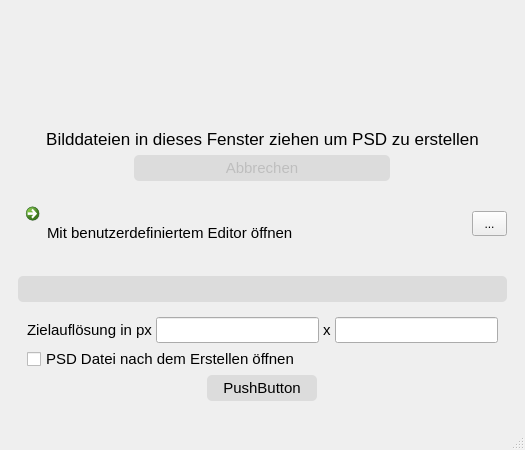
<?xml version="1.0" encoding="UTF-8"?>
<ui version="4.0">
 <class>MainWindow</class>
 <widget class="QMainWindow" name="MainWindow">
  <property name="geometry">
   <rect>
    <x>0</x>
    <y>0</y>
    <width>525</width>
    <height>450</height>
   </rect>
  </property>
  <property name="windowTitle">
   <string>MainWindow</string>
  </property>
  <property name="windowIcon">
   <iconset resource="tieflader_res.qrc">
    <normaloff>:/main/res/tieflader_icon.png</normaloff>:/main/res/tieflader_icon.png</iconset>
  </property>
  <property name="styleSheet">
   <string notr="true">QLabel, QPushButton, QCheckBox, QLineEdit {font-family: &quot;Segoe UI&quot;, &quot;Helvetica&quot;, &quot;Helvetica Neue&quot;; font-size: 15px;}
QPushButton {background: rgb(220, 220, 220); border-radius: 5px; padding: 4px 16px;}
QPushButton::hover {background: rgb(36, 104, 83);}
QCommandLinkButton {background: none;}
QCommandLinkButton::hover {background: rgb(210, 210, 210);}</string>
  </property>
  <widget class="QWidget" name="centralwidget">
   <layout class="QVBoxLayout" name="verticalLayout_3">
    <item>
     <widget class="QWidget" name="topWidget" native="true">
      <property name="sizePolicy">
       <sizepolicy hsizetype="Preferred" vsizetype="Preferred">
        <horstretch>0</horstretch>
        <verstretch>20</verstretch>
       </sizepolicy>
      </property>
      <layout class="QHBoxLayout" name="horizontalLayout">
       <item>
        <widget class="QLabel" name="dropLabel">
         <property name="maximumSize">
          <size>
           <width>512</width>
           <height>512</height>
          </size>
         </property>
         <property name="text">
          <string/>
         </property>
         <property name="pixmap">
          <pixmap resource="tieflader_res.qrc">:/main/res/save_alt.png</pixmap>
         </property>
         <property name="alignment">
          <set>Qt::AlignCenter</set>
         </property>
         <property name="margin">
          <number>10</number>
         </property>
        </widget>
       </item>
      </layout>
     </widget>
    </item>
    <item>
     <widget class="QLabel" name="appLabel">
      <property name="styleSheet">
       <string notr="true">font-size: 17px;</string>
      </property>
      <property name="text">
       <string>Bilddateien in dieses Fenster ziehen um PSD zu erstellen</string>
      </property>
      <property name="alignment">
       <set>Qt::AlignCenter</set>
      </property>
      <property name="wordWrap">
       <bool>true</bool>
      </property>
     </widget>
    </item>
    <item>
     <widget class="QWidget" name="bottomWidget" native="true">
      <property name="sizePolicy">
       <sizepolicy hsizetype="Preferred" vsizetype="Preferred">
        <horstretch>0</horstretch>
        <verstretch>1</verstretch>
       </sizepolicy>
      </property>
      <layout class="QVBoxLayout" name="verticalLayout">
       <property name="spacing">
        <number>0</number>
       </property>
       <property name="leftMargin">
        <number>0</number>
       </property>
       <property name="topMargin">
        <number>0</number>
       </property>
       <property name="rightMargin">
        <number>0</number>
       </property>
       <property name="bottomMargin">
        <number>0</number>
       </property>
       <item>
        <layout class="QHBoxLayout" name="cancelBtnLayout">
         <property name="spacing">
          <number>0</number>
         </property>
         <item>
          <widget class="QPushButton" name="cancelBtn">
           <property name="enabled">
            <bool>false</bool>
           </property>
           <property name="maximumSize">
            <size>
             <width>256</width>
             <height>16777215</height>
            </size>
           </property>
           <property name="text">
            <string>Abbrechen</string>
           </property>
          </widget>
         </item>
        </layout>
       </item>
      </layout>
     </widget>
    </item>
    <item>
     <widget class="QWidget" name="lastFileWidget" native="true">
      <layout class="QHBoxLayout" name="horizontalLayout_2">
       <item>
        <widget class="QCommandLinkButton" name="lastFileBtn">
         <property name="text">
          <string>&lt;Keine zuletzt verwendete Datei&gt;</string>
         </property>
         <property name="icon">
          <iconset resource="tieflader_res.qrc">
           <normaloff>:/main/res/img.png</normaloff>:/main/res/img.png</iconset>
         </property>
         <property name="description">
          <string>Mit benutzerdefiniertem Editor öffnen</string>
         </property>
        </widget>
       </item>
       <item>
        <widget class="QToolButton" name="lastFileFolderBtn">
         <property name="minimumSize">
          <size>
           <width>35</width>
           <height>25</height>
          </size>
         </property>
         <property name="text">
          <string>...</string>
         </property>
         <property name="icon">
          <iconset resource="tieflader_res.qrc">
           <normaloff>:/main/res/folder.png</normaloff>:/main/res/folder.png</iconset>
         </property>
        </widget>
       </item>
      </layout>
     </widget>
    </item>
    <item>
     <widget class="QWidget" name="expand_widget" native="true">
      <property name="sizePolicy">
       <sizepolicy hsizetype="Preferred" vsizetype="Minimum">
        <horstretch>0</horstretch>
        <verstretch>0</verstretch>
       </sizepolicy>
      </property>
      <layout class="QVBoxLayout" name="verticalLayout_2">
       <item>
        <widget class="QPushButton" name="res_btn">
         <property name="text">
          <string/>
         </property>
         <property name="icon">
          <iconset resource="tieflader_res.qrc">
           <normaloff>:/main/res/arrow_up.png</normaloff>
           <normalon>:/main/res/arrow.png</normalon>:/main/res/arrow_up.png</iconset>
         </property>
         <property name="checkable">
          <bool>true</bool>
         </property>
         <property name="checked">
          <bool>false</bool>
         </property>
         <property name="flat">
          <bool>true</bool>
         </property>
        </widget>
       </item>
       <item>
        <widget class="QWidget" name="res_widget" native="true">
         <layout class="QHBoxLayout" name="horizontalLayout_3">
          <item>
           <layout class="QVBoxLayout" name="res_vert_layout">
            <property name="spacing">
             <number>4</number>
            </property>
            <item>
             <layout class="QHBoxLayout" name="res_hori_layout">
              <property name="spacing">
               <number>4</number>
              </property>
              <item>
               <widget class="QLabel" name="res_label">
                <property name="text">
                 <string>Zielauflösung in px</string>
                </property>
               </widget>
              </item>
              <item>
               <widget class="QLineEdit" name="res_x_edit"/>
              </item>
              <item>
               <widget class="QLabel" name="res_x_label">
                <property name="text">
                 <string>x</string>
                </property>
               </widget>
              </item>
              <item>
               <widget class="QLineEdit" name="res_y_edit"/>
              </item>
             </layout>
            </item>
            <item>
             <widget class="QCheckBox" name="open_psd_box">
              <property name="text">
               <string>PSD Datei nach dem Erstellen öffnen</string>
              </property>
             </widget>
            </item>
            <item alignment="Qt::AlignHCenter|Qt::AlignVCenter">
             <widget class="QPushButton" name="adv_settings_btn">
              <property name="text">
               <string>PushButton</string>
              </property>
             </widget>
            </item>
           </layout>
          </item>
         </layout>
        </widget>
       </item>
      </layout>
     </widget>
    </item>
   </layout>
  </widget>
  <widget class="QMenuBar" name="menubar">
   <property name="geometry">
    <rect>
     <x>0</x>
     <y>0</y>
     <width>525</width>
     <height>18</height>
    </rect>
   </property>
  </widget>
  <widget class="QStatusBar" name="statusbar"/>
  <action name="actionCHeckable">
   <property name="checkable">
    <bool>true</bool>
   </property>
   <property name="icon">
    <iconset resource="tieflader_res.qrc">
     <normaloff>:/main/res/check_box_empty.png</normaloff>
     <normalon>:/main/res/check_box.png</normalon>:/main/res/check_box_empty.png</iconset>
   </property>
   <property name="text">
    <string>CHeckable</string>
   </property>
  </action>
 </widget>
 <resources>
  <include location="tieflader_res.qrc"/>
 </resources>
 <connections>
  <connection>
   <sender>res_btn</sender>
   <signal>toggled(bool)</signal>
   <receiver>res_widget</receiver>
   <slot>setVisible(bool)</slot>
   <hints>
    <hint type="sourcelabel">
     <x>74</x>
     <y>333</y>
    </hint>
    <hint type="destinationlabel">
     <x>17</x>
     <y>345</y>
    </hint>
   </hints>
  </connection>
 </connections>
</ui>
